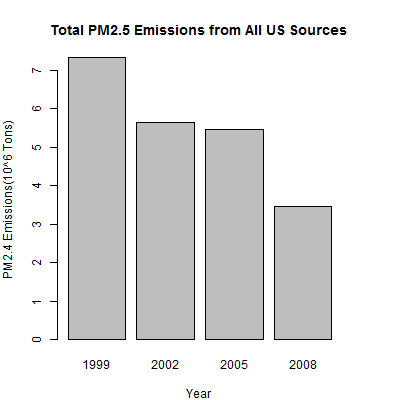

The script that saved this image:

aggregate_data<-aggregate(Emissions~year,NEI,sum)
par(mar = rep(3, 4))
barplot((aggregate_data$Emissions)/10^6,names.arg =aggregate_data$year,
xlab="Year",ylab="PM2.4 Emissions(10^6 Tons)",main="Total PM2.5 Emissions from All US Sources"
)
par(mar = rep(4, 4))
dev.copy(png,"plot1.png", width=400, height=400)
dev.off()